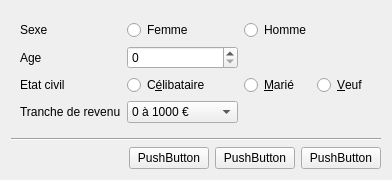
<?xml version="1.0" encoding="UTF-8"?>
<ui version="4.0">
 <class>SurveyForm</class>
 <widget class="QWidget" name="SurveyForm">
  <property name="geometry">
   <rect>
    <x>0</x>
    <y>0</y>
    <width>392</width>
    <height>178</height>
   </rect>
  </property>
  <property name="windowTitle">
   <string>Form</string>
  </property>
  <layout class="QVBoxLayout" name="verticalLayout">
   <item>
    <widget class="QWidget" name="widget" native="true">
     <layout class="QGridLayout" name="gridLayout">
      <item row="0" column="0">
       <widget class="QLabel" name="label_2">
        <property name="text">
         <string>Sexe</string>
        </property>
       </widget>
      </item>
      <item row="0" column="1">
       <widget class="QRadioButton" name="radioButton_5">
        <property name="text">
         <string>Femme</string>
        </property>
       </widget>
      </item>
      <item row="0" column="2">
       <widget class="QRadioButton" name="radioButton_4">
        <property name="text">
         <string>Homme</string>
        </property>
       </widget>
      </item>
      <item row="1" column="0">
       <widget class="QLabel" name="label">
        <property name="text">
         <string>Age</string>
        </property>
       </widget>
      </item>
      <item row="1" column="1">
       <widget class="QSpinBox" name="spinBox"/>
      </item>
      <item row="2" column="0">
       <widget class="QLabel" name="label_4">
        <property name="text">
         <string>Etat civil</string>
        </property>
       </widget>
      </item>
      <item row="2" column="1">
       <widget class="QRadioButton" name="radioButton">
        <property name="text">
         <string>C&amp;élibataire</string>
        </property>
       </widget>
      </item>
      <item row="2" column="2">
       <widget class="QRadioButton" name="radioButton_2">
        <property name="text">
         <string>&amp;Marié</string>
        </property>
       </widget>
      </item>
      <item row="2" column="3">
       <widget class="QRadioButton" name="radioButton_3">
        <property name="text">
         <string>&amp;Veuf</string>
        </property>
       </widget>
      </item>
      <item row="3" column="0">
       <widget class="QLabel" name="label_3">
        <property name="text">
         <string>Tranche de revenu</string>
        </property>
       </widget>
      </item>
      <item row="3" column="1">
       <widget class="QComboBox" name="comboBox">
        <item>
         <property name="text">
          <string>0 à 1000 €</string>
         </property>
        </item>
        <item>
         <property name="text">
          <string>1000 à 2000 €</string>
         </property>
        </item>
        <item>
         <property name="text">
          <string>2000 à 3000 €</string>
         </property>
        </item>
        <item>
         <property name="text">
          <string>3000 à 4000 €</string>
         </property>
        </item>
        <item>
         <property name="text">
          <string>4000 à 5000 €</string>
         </property>
        </item>
        <item>
         <property name="text">
          <string>5000 à 6000 €</string>
         </property>
        </item>
        <item>
         <property name="text">
          <string>plus de 6000 €</string>
         </property>
        </item>
       </widget>
      </item>
     </layout>
    </widget>
   </item>
   <item>
    <widget class="Line" name="line">
     <property name="orientation">
      <enum>Qt::Horizontal</enum>
     </property>
    </widget>
   </item>
   <item>
    <layout class="QHBoxLayout" name="horizontalLayout">
     <item>
      <spacer name="horizontalSpacer">
       <property name="orientation">
        <enum>Qt::Horizontal</enum>
       </property>
       <property name="sizeHint" stdset="0">
        <size>
         <width>40</width>
         <height>20</height>
        </size>
       </property>
      </spacer>
     </item>
     <item>
      <widget class="QPushButton" name="pushButton">
       <property name="text">
        <string>PushButton</string>
       </property>
      </widget>
     </item>
     <item>
      <widget class="QPushButton" name="pushButton_2">
       <property name="text">
        <string>PushButton</string>
       </property>
      </widget>
     </item>
     <item>
      <widget class="QPushButton" name="pushButton_3">
       <property name="text">
        <string>PushButton</string>
       </property>
      </widget>
     </item>
    </layout>
   </item>
  </layout>
 </widget>
 <resources/>
 <connections/>
</ui>
